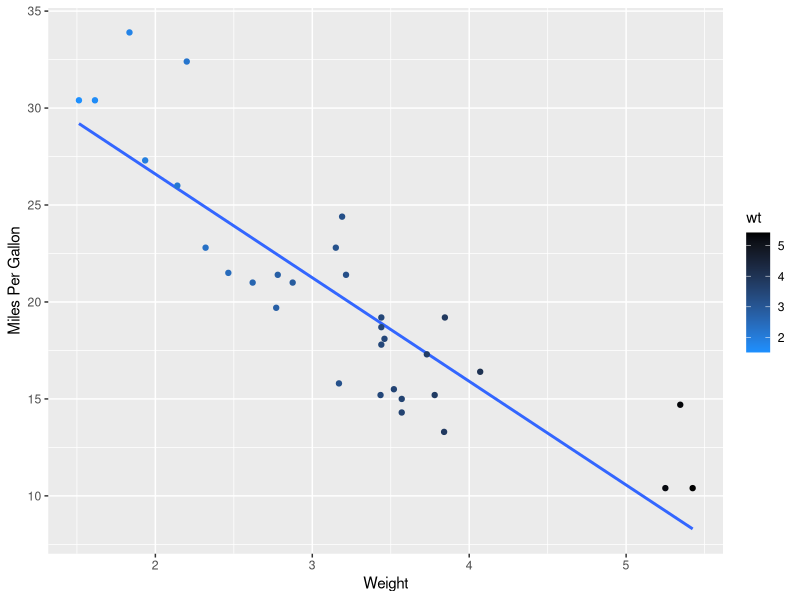

Here is the R script that generated this plot:
## ---- chunk 1
# this is R code
summary(mtcars)
## ---- chunk 2
data("mtcars")
library(ggplot2)
ggplot(mtcars, aes(x = wt, y = mpg)) +
  geom_smooth(method = lm, se = FALSE) +
  geom_point(aes(color = wt)) +
  xlab("Weight") +
  ylab("Miles Per Gallon") +
  scale_color_gradient(low = "dodgerblue", high = "black")
## ---- chunk 3
library(knitr)
kable(mtcars, digits = 3, format = "markdown")
## ---- chunk 4
## File Tree
install.packages("fs")
fs::dir_tree()
